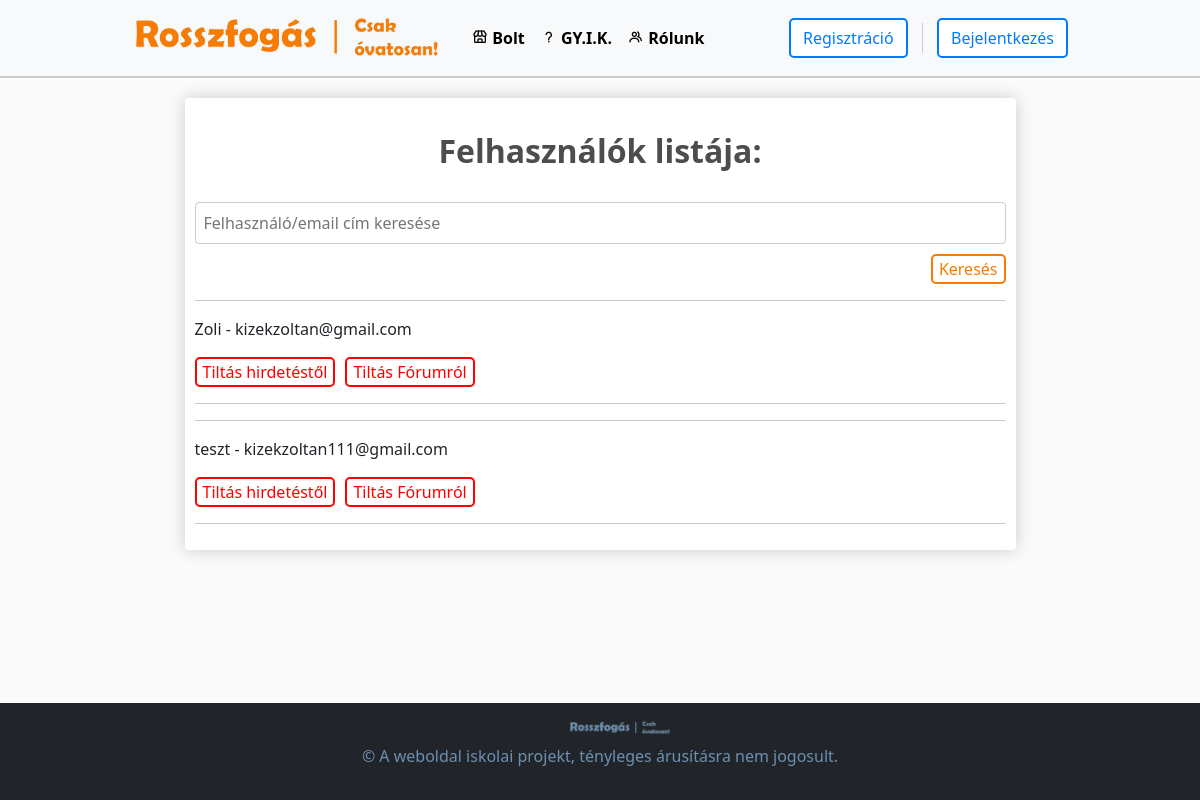
The page /search/ on the database as committed earlier.
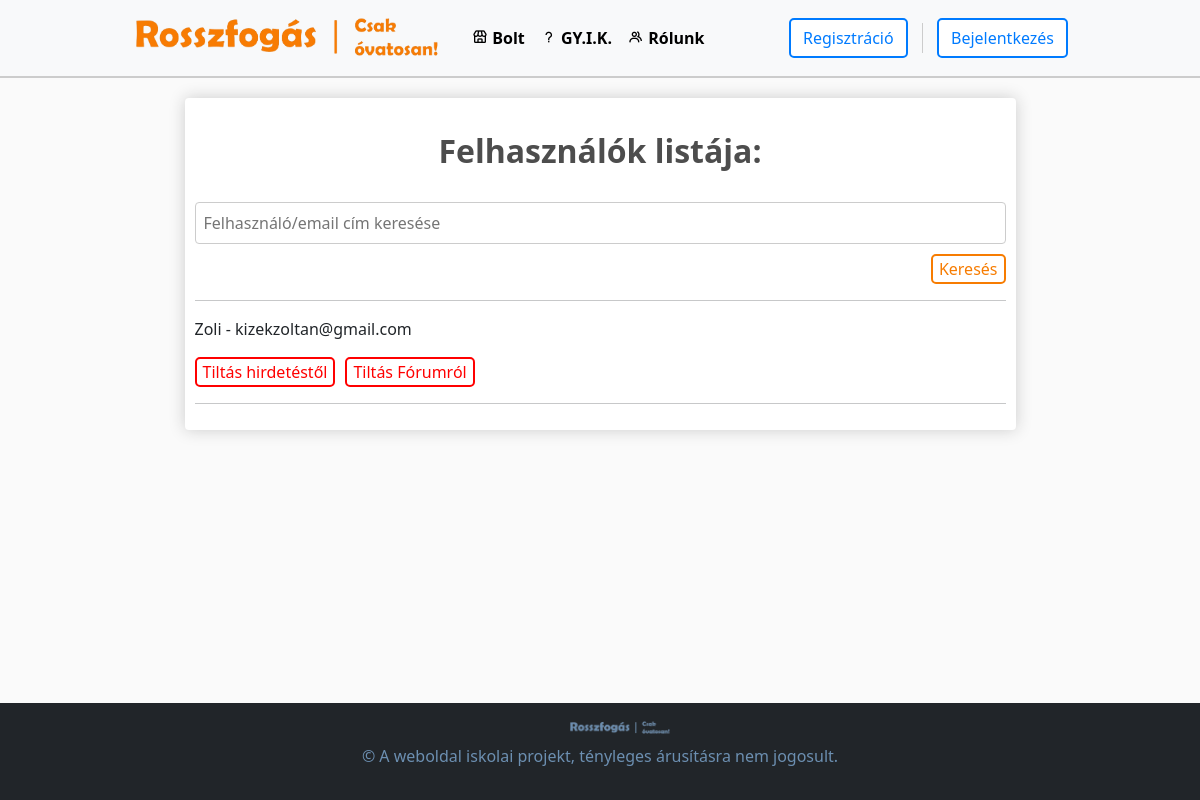
The same page on the database as committed later.
### default/models.py (models this page shows, shortened)
class Customer(models.Model):
    user = models.OneToOneField(User, on_delete=models.CASCADE, null=True, blank=True)
    name = models.CharField(max_length=200, null=True)
    email = models.CharField(max_length=200, null=True)
    Vezetéknév = models.CharField(max_length=200, null=True , default="")
    Keresztnév = models.CharField(max_length=200, null=True , default="")
    Lakcím = models.CharField(max_length=200, null=True, default="")
    banned_ad = models.BooleanField(default=False)
    banned_forum = models.BooleanField(default=False)
    Telefonszám = models.CharField(
        max_length=12,
        null=True,
        default="",
        validators=[
            RegexValidator(
                regex=r'^[\d()+-]*$',
                message='A telefonszám csak számokat, illetve + karaktert tartalmazhat',
                code='ervenytelen_szam'
            )
        ]
    )

### default/views.py (the view)
# urls.py: path('search/', views.search_users, name='search_users'),
def search_users(request):
    search_query = request.GET.get('search')
    if search_query:
        customers = Customer.objects.filter(Q(name__icontains=search_query) | Q(email__icontains=search_query))
    else:
        customers = Customer.objects.all()
    return render(request, 'default/korlatok.html', {'customers': customers})

### default/templates/default/korlatok.html (shortened to what this page needs)
{% extends "default/layout.html" %}
{% load static %}
{% block body %}
<div class="row">
    <div class="col-lg-9 mx-auto" style="margin-top: 20px;">
        <div class="box-element" id="form-wrapper">
            <div id="user-info profile-info">
                <br>
                <h2 style="text-align: center;"><strong>Felhasználók listája:</strong></h2>
                <br>
                <form method="GET" action="{% url 'search_users' %}" style="display: flex;">
                    <input type="text" name="search" placeholder="Felhasználó/email cím keresése">
                    <button type="submit" class="user-btn" style="margin-left: auto;">Keresés</button>
                </form>
                {% for customer in customers %}
                    <hr>
                    {{ customer.name }} - {{ customer.email }}
                    <form method="post" class="ban-form" action="{% url 'ban' %}">
                        {% if not customer.banned_ad %}
                            <button class="delete-btn" type="submit" name="ban_type" value="sale" style="margin-right: 10px">Tiltás hirdetéstől</button>
                        {% else %}
                            <button class="user-btn" type="submit" name="ban_type" value="unsale" style="margin-right: 10px">Tiltás levétele a hirdetéstől</button>
                        {% endif %}
                        {% if not customer.banned_forum %}
                            <button class="delete-btn" type="submit" name="ban_type" value="forum" style="margin-right: 10px">Tiltás Fórumról</button>
                        {% else %}
                            <button class="user-btn" type="submit" name="ban_type" value="unforum">Tiltás levétele a Fórumról</button>
                        {% endif %}
                    </form>
                    <hr>
                {% endfor %}
            </div>
        </div>
    </div>
</div>
{% endblock %}

Rows that differ between the two databases and show on the page:
removed Customer: name "teszt", email "kizekzoltan111@gmail.com", banned_ad "Tiltás hirdetéstől", banned_forum "Tiltás Fórumról"
